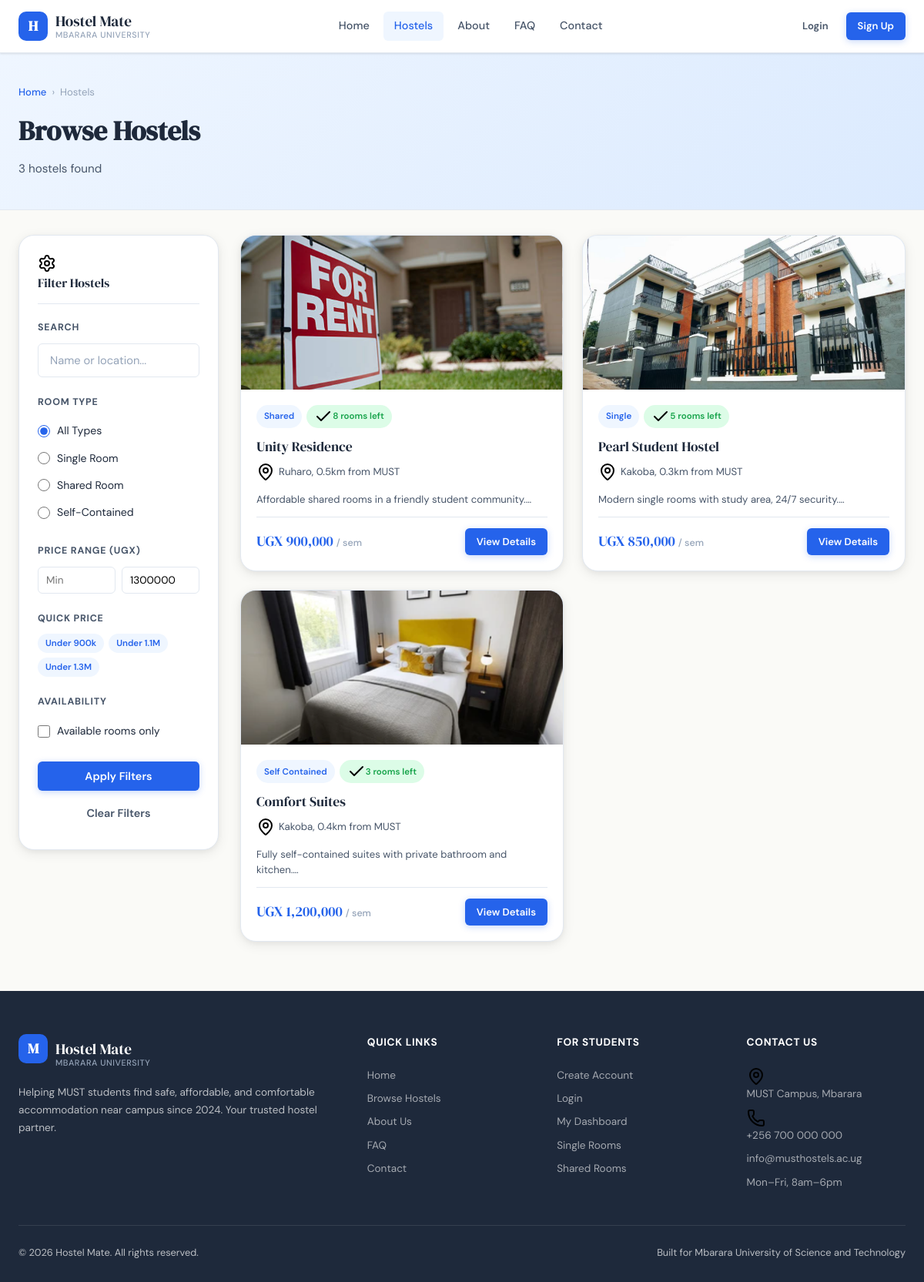
The app's page /hostels.php?max_price=1300000 with its own data.
### tables this page shows
CREATE TABLE `hostels` (
  `id` INT UNSIGNED NOT NULL AUTO_INCREMENT,
  `hostel_name` VARCHAR(255) NOT NULL,
  `location` VARCHAR(255) NOT NULL,
  `room_type` ENUM('single','shared','self-contained') NOT NULL DEFAULT 'single',
  `price` INT UNSIGNED NOT NULL,
  `availability` INT UNSIGNED NOT NULL DEFAULT 0,
  `description` TEXT DEFAULT NULL,
  `contact` VARCHAR(100) DEFAULT NULL,
  `image` VARCHAR(255) DEFAULT NULL,
  `created_at` DATETIME NOT NULL DEFAULT CURRENT_TIMESTAMP,
  PRIMARY KEY (`id`),
  KEY `idx_hostels_room_type` (`room_type`),
  KEY `idx_hostels_availability` (`availability`)
);

### config.php (called while the page is built, shortened)
<?php
function sanitize($input) {
    return htmlspecialchars(trim($input), ENT_QUOTES, 'UTF-8');
}
function formatPrice($amount) {
    return 'UGX ' . number_format((float)$amount, 0);
}

### hostels.php (the view, shortened to what this page needs)
<?php
require_once 'config.php';
$db = getDB();
$search    = trim($_GET['search']    ?? '');
$type      = trim($_GET['type']      ?? '');
$min_price = (int)($_GET['min_price'] ?? 0);
$max_price = (int)($_GET['max_price'] ?? 0);
$available = isset($_GET['available']) && $_GET['available'] === '1';
$where      = ['1=1'];
$bind_types = '';
$bind_vals  = [];
if ($max_price > 0) {
    $where[]     = 'price <= ?';
    $bind_types .= 'i';
    $bind_vals[]  = $max_price;
}
$where_sql = implode(' AND ', $where);
$sql       = "SELECT * FROM hostels WHERE $where_sql ORDER BY availability DESC, created_at DESC";
$stmt = $db->prepare($sql);
if (!empty($bind_vals)) {
    $stmt->bind_param($bind_types, ...$bind_vals);
}
$stmt->execute();
$result  = $stmt->get_result();
$hostels = $result->fetch_all(MYSQLI_ASSOC);
include 'includes/head.php';
?>
<?php include 'includes/navbar.php'; ?>
<div class="page-header">
    <div class="container">
        <div class="breadcrumb">
            <a href="index.php">Home</a> <span>›</span> Hostels
        </div>
        <h1>Browse Hostels</h1>
        <p>
            <?= count($hostels) ?> hostel<?= count($hostels) !== 1 ? 's' : '' ?> found
        </p>
    </div>
</div>
<div class="section" style="padding-top:32px;">
    <div class="container">
        <div class="page-layout">
            <aside class="filter-sidebar">
                <div class="filter-title">
                    <img class="icon-svg" src="<?= APP_URL ?>/assets/svg/settings.svg" alt="Filter"> Filter Hostels
                </div>
                <form method="GET" action="hostels.php">
                    <div class="filter-group">
                        <div class="filter-group-label">Search</div>
                        <input type="text" name="search" class="form-control"
                            placeholder="Name or location..."
                            value="<?= sanitize($search) ?>">
                    </div>
                    <div class="filter-group">
                        <div class="filter-group-label">Room Type</div>
                        <label class="filter-radio">
                            <input type="radio" name="type" value="" <?= $type==='' ? 'checked' : '' ?>> All Types
                        </label>
                        <label class="filter-radio">
                            <input type="radio" name="type" value="single" <?= $type==='single' ? 'checked' : '' ?>> Single Room
                        </label>
                        <label class="filter-radio">
                            <input type="radio" name="type" value="shared" <?= $type==='shared' ? 'checked' : '' ?>> Shared Room
                        </label>
                        <label class="filter-radio">
                            <input type="radio" name="type" value="self-contained" <?= $type==='self-contained' ? 'checked' : '' ?>> Self-Contained
                        </label>
                    </div>
                    <div class="filter-group">
                        <div class="filter-group-label">Price Range (UGX)</div>
                        <div class="price-range-inputs">
                            <input type="number" name="min_price" placeholder="Min"
                                value="<?= $min_price > 0 ? $min_price : '' ?>" min="0">
                            <input type="number" name="max_price" placeholder="Max"
                                value="<?= $max_price > 0 ? $max_price : '' ?>" min="0">
                        </div>
                    </div>
                    <div class="filter-group">
                        <div class="filter-group-label">Quick Price</div>
                        <div style="display:flex;flex-wrap:wrap;gap:6px;">
                            <a href="hostels.php?max_price=900000<?= $type ? '&type='.$type : '' ?>" class="badge badge-blue" style="cursor:pointer;">Under 900k</a>
                            <a href="hostels.php?max_price=1100000<?= $type ? '&type='.$type : '' ?>" class="badge badge-blue" style="cursor:pointer;">Under 1.1M</a>
                            <a href="hostels.php?max_price=1300000<?= $type ? '&type='.$type : '' ?>" class="badge badge-blue" style="cursor:pointer;">Under 1.3M</a>
                        </div>
                    </div>
                    <div class="filter-group">
                        <div class="filter-group-label">Availability</div>
                        <label class="filter-checkbox">
                            <input type="checkbox" name="available" value="1" <?= $available ? 'checked' : '' ?>>
                            Available rooms only
                        </label>
                    </div>
                    <button type="submit" class="btn btn-primary btn-block">Apply Filters</button>
                    <a href="hostels.php" class="btn btn-ghost btn-block mt-8">Clear Filters</a>
                </form>
            </aside>
            <main>
                <?php if (empty($hostels)): ?>
                    <div class="empty-state">
                        <div class="empty-state-icon"><img src="<?= APP_URL ?>/assets/svg/building.svg" alt="No hostels"></div>
                        <h3>No Hostels Found</h3>
                        <p>Try adjusting your filters or search terms to find available hostels.</p>
                        <a href="hostels.php" class="btn btn-primary">Clear All Filters</a>
                    </div>
                <?php else: ?>
                    <div class="hostels-grid">
                        <?php foreach ($hostels as $h): ?>
                        <div class="hostel-card">
                            <div class="hostel-card-img">
                                <?php if (!empty($h['image']) && file_exists('uploads/hostels/' . $h['image'])): ?>
                                    <img src="<?= APP_URL ?>/uploads/hostels/<?= sanitize($h['image']) ?>" alt="<?= sanitize($h['hostel_name']) ?>" style="width: 100%; height: 100%; object-fit: cover; display: block;">
                                <?php elseif (!empty($h['image']) && file_exists('assets/img/hostels/' . $h['image'])): ?>
                                    <img src="<?= APP_URL ?>/assets/img/hostels/<?= sanitize($h['image']) ?>" alt="<?= sanitize($h['hostel_name']) ?>" style="width: 100%; height: 100%; object-fit: cover; display: block;">
                                <?php else: ?>
                                    <img class="icon-svg" src="<?= APP_URL ?>/assets/svg/building.svg" alt="Hostel" style="width: 3.5rem; height: auto;">
                                <?php endif; ?>
                            </div>
                            <div class="hostel-card-body">
                                <div class="hostel-card-badges">
                                    <span class="badge badge-blue"><?= sanitize(ucwords(str_replace('-', ' ', $h['room_type']))) ?></span>
                                    <?php if ($h['availability'] > 0): ?>
                                        <span class="badge badge-green">
                                            <img class="icon-svg" src="<?= APP_URL ?>/assets/svg/check.svg" alt="Available"> <?= (int)$h['availability'] ?> rooms left
                                        </span>
                                    <?php else: ?>
                                        <span class="badge badge-red">Full</span>
                                    <?php endif; ?>
                                </div>
                                <div class="hostel-card-title"><?= sanitize($h['hostel_name']) ?></div>
                                <div class="hostel-card-location">
                                    <img class="icon-svg" src="<?= APP_URL ?>/assets/svg/map-pin.svg" alt="Location"> <?= sanitize($h['location']) ?>
                                </div>
                                <?php if (!empty($h['description'])): ?>
                                    <p style="font-size:0.82rem;color:var(--text-mid);margin-bottom:12px;line-height:1.5;">
                                        <?= sanitize(substr($h['description'], 0, 80)) ?>…
                                    </p>
                                <?php endif; ?>
                                <div class="hostel-card-footer">
                                    <div class="hostel-price"><?= formatPrice($h['price']) ?> <span>/ sem</span></div>
                                    <a href="hostel-details.php?id=<?= (int)$h['id'] ?>" class="btn btn-primary btn-sm">View Details</a>
                                </div>
                            </div>
                        </div>
                        <?php endforeach; ?>
                    </div>
                <?php endif; ?>
            </main>
        </div>
    </div>
</div>
<?php include 'includes/footer.php'; ?>
</body>
</html>

### records on screen
hostels: image (picture), room_type "Shared", availability "8", hostel_name "Unity Residence", location "Ruharo, 0.5km from MUST", description "Affordable shared rooms in a friendly student community.", price "UGX 900,000"
hostels: image (picture), room_type "Single", availability "5", hostel_name "Pearl Student Hostel", location "Kakoba, 0.3km from MUST", description "Modern single rooms with study area, 24/7 security.", price "UGX 850,000"
hostels: image (picture), room_type "Self Contained", availability "3", hostel_name "Comfort Suites", location "Kakoba, 0.4km from MUST", description "Fully self-contained suites with private bathroom and kitchen.", price "UGX 1,200,000"

### other values on screen
count($hostels) "3"
